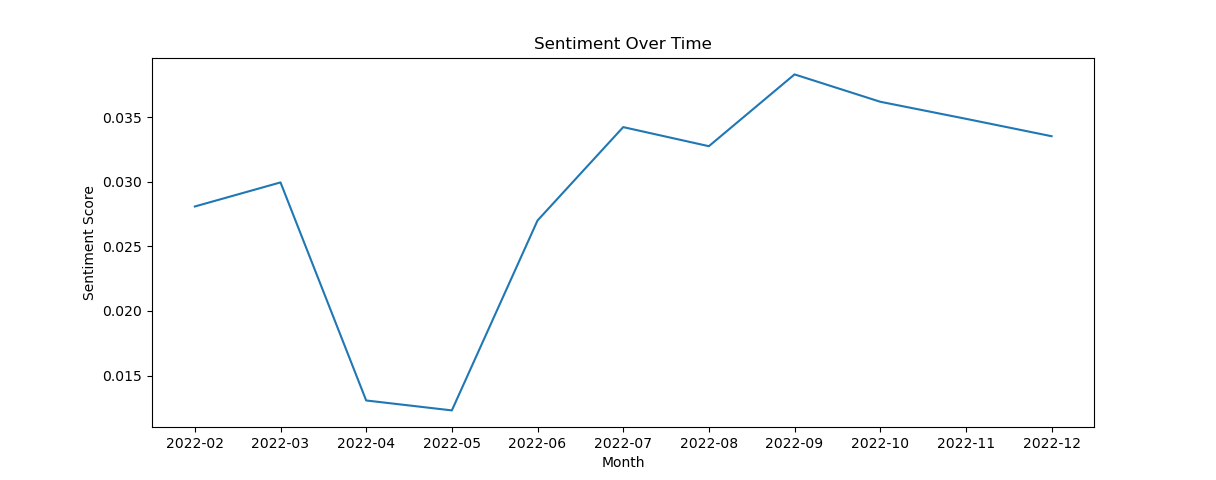

The script that drew this image:
# Import necessary libraries
import pandas as pd
from textblob import TextBlob

# Load the text data into a pandas DataFrame
df = pd.read_csv('/Users/sorenmeiner/Library/CloudStorage/OneDrive-Aarhusuniversitet/CogComm exam/webscraper/csv_data/ukraine_df.csv')

# Drop rows with missing values
df = df.dropna(subset=['maintext'])

# Preprocess the text data by converting to lowercase and removing punctuation
df['maintext'] = df['maintext'].str.lower()
df['maintext'] = df['maintext'].str.replace('[^\w\s]','')

# Split the text data into individual tokens using the TextBlob library
df['tokens'] = df['maintext'].apply(lambda x: TextBlob(x).words)

# Calculate the sentiment of each token using the TextBlob library
df['sentiment'] = df['maintext'].apply(lambda x: TextBlob(x).sentiment.polarity)

# Convert the 'date_publish' column to datetime objects
df['date_publish'] = pd.to_datetime(df['date_publish'], format='%Y-%m-%d %H:%M:%S')

# Filter out rows with invalid or missing strings
mask = df['date_publish'].notnull()
df = df[mask]

# Convert the 'date_publish' column to datetime objects, setting invalid strings to NaN
df['date_publish'] = pd.to_datetime(df['date_publish'], format='%Y-%m-%d %H:%M:%S', errors='coerce')

# Extract the month from the 'date_publish' column
df['month'] = df['date_publish'].apply(lambda x: x.strftime('%Y-%m'))

# Aggregate the sentiment scores by time period (e.g., month)
df['month'] = df['date_publish'].apply(lambda x: x.strftime('%Y-%m'))
sentiment_by_month = df.groupby('month')['sentiment'].mean()

# Visualize the sentiment over time using the matplotlib library
import matplotlib.pyplot as plt
plt.plot(sentiment_by_month.index, sentiment_by_month.values)
plt.xlabel('Month')
plt.ylabel('Sentiment Score')
plt.title('Sentiment Over Time')
plt.show()
